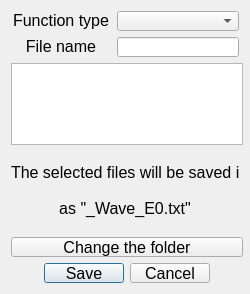
<?xml version="1.0" encoding="UTF-8"?>
<ui version="4.0">
 <class>Dialog_SaveFile</class>
 <widget class="QDialog" name="Dialog_SaveFile">
  <property name="geometry">
   <rect>
    <x>0</x>
    <y>0</y>
    <width>250</width>
    <height>294</height>
   </rect>
  </property>
  <property name="minimumSize">
   <size>
    <width>250</width>
    <height>294</height>
   </size>
  </property>
  <property name="maximumSize">
   <size>
    <width>16777215</width>
    <height>16777215</height>
   </size>
  </property>
  <property name="baseSize">
   <size>
    <width>0</width>
    <height>0</height>
   </size>
  </property>
  <property name="windowTitle">
   <string>Dialog</string>
  </property>
  <layout class="QFormLayout" name="formLayout">
   <item row="0" column="0">
    <widget class="QLabel" name="label_20">
     <property name="minimumSize">
      <size>
       <width>100</width>
       <height>20</height>
      </size>
     </property>
     <property name="maximumSize">
      <size>
       <width>100</width>
       <height>20</height>
      </size>
     </property>
     <property name="baseSize">
      <size>
       <width>100</width>
       <height>20</height>
      </size>
     </property>
     <property name="font">
      <font>
       <family>Ubuntu</family>
       <pointsize>12</pointsize>
       <bold>false</bold>
      </font>
     </property>
     <property name="layoutDirection">
      <enum>Qt::LayoutDirection::LeftToRight</enum>
     </property>
     <property name="text">
      <string>&lt;html&gt;&lt;head/&gt;&lt;body&gt;&lt;p align=&quot;center&quot;&gt;&lt;span style=&quot; font-size:12pt;&quot;&gt;Function type&lt;/span&gt;&lt;/p&gt;&lt;/body&gt;&lt;/html&gt;</string>
     </property>
     <property name="alignment">
      <set>Qt::AlignmentFlag::AlignCenter</set>
     </property>
    </widget>
   </item>
   <item row="0" column="1">
    <widget class="QComboBox" name="FunctionType_Select">
     <property name="minimumSize">
      <size>
       <width>0</width>
       <height>20</height>
      </size>
     </property>
     <property name="maximumSize">
      <size>
       <width>16777215</width>
       <height>20</height>
      </size>
     </property>
     <property name="baseSize">
      <size>
       <width>0</width>
       <height>20</height>
      </size>
     </property>
     <property name="font">
      <font>
       <pointsize>12</pointsize>
      </font>
     </property>
    </widget>
   </item>
   <item row="1" column="0">
    <widget class="QLabel" name="label_21">
     <property name="minimumSize">
      <size>
       <width>100</width>
       <height>20</height>
      </size>
     </property>
     <property name="maximumSize">
      <size>
       <width>100</width>
       <height>20</height>
      </size>
     </property>
     <property name="baseSize">
      <size>
       <width>100</width>
       <height>20</height>
      </size>
     </property>
     <property name="font">
      <font>
       <family>Ubuntu</family>
       <pointsize>12</pointsize>
       <bold>false</bold>
      </font>
     </property>
     <property name="layoutDirection">
      <enum>Qt::LayoutDirection::LeftToRight</enum>
     </property>
     <property name="text">
      <string>&lt;html&gt;&lt;head/&gt;&lt;body&gt;&lt;p align=&quot;center&quot;&gt;File name&lt;/p&gt;&lt;/body&gt;&lt;/html&gt;</string>
     </property>
     <property name="alignment">
      <set>Qt::AlignmentFlag::AlignCenter</set>
     </property>
    </widget>
   </item>
   <item row="1" column="1">
    <widget class="QLineEdit" name="PrefixNameEdit">
     <property name="minimumSize">
      <size>
       <width>0</width>
       <height>20</height>
      </size>
     </property>
     <property name="maximumSize">
      <size>
       <width>16777215</width>
       <height>20</height>
      </size>
     </property>
     <property name="baseSize">
      <size>
       <width>0</width>
       <height>20</height>
      </size>
     </property>
     <property name="font">
      <font>
       <pointsize>12</pointsize>
      </font>
     </property>
    </widget>
   </item>
   <item row="2" column="0" colspan="2">
    <widget class="QListWidget" name="ListEnergies_Widget">
     <property name="minimumSize">
      <size>
       <width>232</width>
       <height>80</height>
      </size>
     </property>
     <property name="font">
      <font>
       <pointsize>12</pointsize>
      </font>
     </property>
    </widget>
   </item>
   <item row="3" column="0" colspan="2">
    <widget class="QLabel" name="FileNameShowLabel">
     <property name="minimumSize">
      <size>
       <width>0</width>
       <height>80</height>
      </size>
     </property>
     <property name="maximumSize">
      <size>
       <width>16777215</width>
       <height>80</height>
      </size>
     </property>
     <property name="baseSize">
      <size>
       <width>0</width>
       <height>80</height>
      </size>
     </property>
     <property name="font">
      <font>
       <pointsize>12</pointsize>
       <kerning>true</kerning>
      </font>
     </property>
     <property name="text">
      <string>&lt;html&gt;&lt;head/&gt;&lt;body&gt;&lt;p align=&quot;center&quot;&gt;The selected files will be saved in &lt;br/&gt;&lt;br/&gt;as &amp;quot;_Wave_E0.txt&amp;quot;&lt;/p&gt;&lt;/body&gt;&lt;/html&gt;</string>
     </property>
    </widget>
   </item>
   <item row="5" column="0" colspan="2">
    <widget class="QDialogButtonBox" name="buttonBox">
     <property name="minimumSize">
      <size>
       <width>232</width>
       <height>20</height>
      </size>
     </property>
     <property name="maximumSize">
      <size>
       <width>16777215</width>
       <height>20</height>
      </size>
     </property>
     <property name="baseSize">
      <size>
       <width>0</width>
       <height>0</height>
      </size>
     </property>
     <property name="font">
      <font>
       <pointsize>12</pointsize>
      </font>
     </property>
     <property name="orientation">
      <enum>Qt::Orientation::Horizontal</enum>
     </property>
     <property name="standardButtons">
      <set>QDialogButtonBox::StandardButton::Cancel|QDialogButtonBox::StandardButton::Save</set>
     </property>
     <property name="centerButtons">
      <bool>true</bool>
     </property>
    </widget>
   </item>
   <item row="4" column="0" colspan="2">
    <widget class="QPushButton" name="pushButton">
     <property name="minimumSize">
      <size>
       <width>232</width>
       <height>20</height>
      </size>
     </property>
     <property name="maximumSize">
      <size>
       <width>16777215</width>
       <height>20</height>
      </size>
     </property>
     <property name="font">
      <font>
       <pointsize>12</pointsize>
      </font>
     </property>
     <property name="text">
      <string>Change the folder</string>
     </property>
    </widget>
   </item>
  </layout>
 </widget>
 <resources/>
 <connections>
  <connection>
   <sender>buttonBox</sender>
   <signal>accepted()</signal>
   <receiver>Dialog_SaveFile</receiver>
   <slot>accept()</slot>
   <hints>
    <hint type="sourcelabel">
     <x>248</x>
     <y>254</y>
    </hint>
    <hint type="destinationlabel">
     <x>157</x>
     <y>274</y>
    </hint>
   </hints>
  </connection>
  <connection>
   <sender>buttonBox</sender>
   <signal>rejected()</signal>
   <receiver>Dialog_SaveFile</receiver>
   <slot>reject()</slot>
   <hints>
    <hint type="sourcelabel">
     <x>316</x>
     <y>260</y>
    </hint>
    <hint type="destinationlabel">
     <x>286</x>
     <y>274</y>
    </hint>
   </hints>
  </connection>
 </connections>
</ui>
